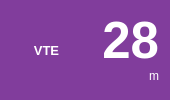
       <widget class="QFrame" name="frame_16">
        <property name="maximumSize">
         <size>
          <width>170</width>
          <height>120</height>
         </size>
        </property>
        <property name="styleSheet">
         <string notr="true">border-radius: 15px;
background-color: rgb(129, 61, 156);
color: rgb(255, 255, 255);</string>
        </property>
        <property name="frameShape">
         <enum>QFrame::Box</enum>
        </property>
        <property name="frameShadow">
         <enum>QFrame::Raised</enum>
        </property>
        <property name="lineWidth">
         <number>-17</number>
        </property>
        <property name="midLineWidth">
         <number>-8</number>
        </property>
        <layout class="QHBoxLayout" name="horizontalLayout_8">
         <item>
          <widget class="QLabel" name="label_31">
           <property name="font">
            <font>
             <pointsize>10</pointsize>
             <weight>75</weight>
             <bold>true</bold>
            </font>
           </property>
           <property name="text">
            <string>VTE</string>
           </property>
           <property name="alignment">
            <set>Qt::AlignCenter</set>
           </property>
          </widget>
         </item>
         <item>
          <layout class="QVBoxLayout" name="verticalLayout_14">
           <property name="spacing">
            <number>0</number>
           </property>
           <item>
            <widget class="QLabel" name="label_32">
             <property name="font">
              <font>
               <pointsize>38</pointsize>
               <weight>75</weight>
               <bold>true</bold>
              </font>
             </property>
             <property name="lineWidth">
              <number>1</number>
             </property>
             <property name="text">
              <string>28</string>
             </property>
             <property name="alignment">
              <set>Qt::AlignRight|Qt::AlignTrailing|Qt::AlignVCenter</set>
             </property>
            </widget>
           </item>
           <item>
            <widget class="QLabel" name="label_33">
             <property name="font">
              <font>
               <pointsize>9</pointsize>
              </font>
             </property>
             <property name="text">
              <string>m</string>
             </property>
             <property name="alignment">
              <set>Qt::AlignRight|Qt::AlignTop|Qt::AlignTrailing</set>
             </property>
            </widget>
           </item>
          </layout>
         </item>
        </layout>
       </widget>
